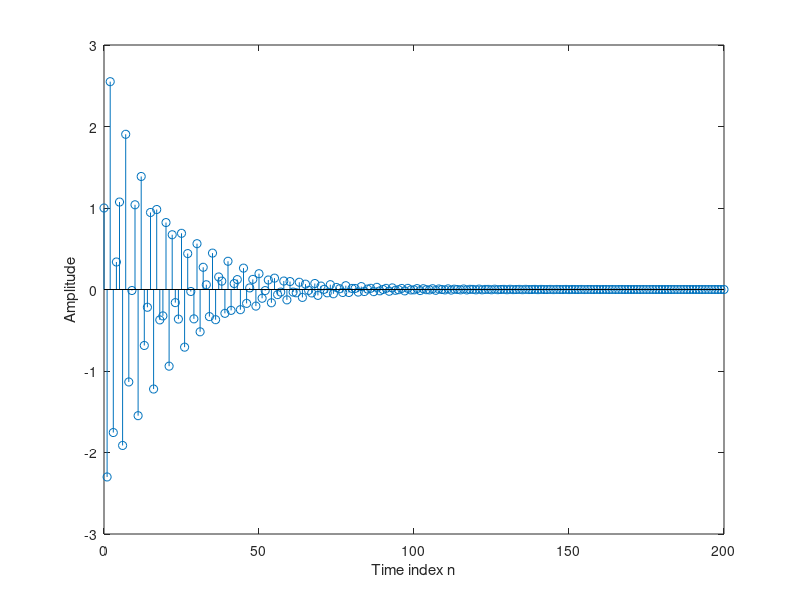

The MATLAB source for this figure:
close all, clear all 
x = [1 zeros(1,40)];% Generate the input 
n = 0:40; 
% Coefficients of 4th-order system 
num = [1 -0.8]; den = [1 1.5 0.9]; 
N = 200; 
h= impz(num,den,N+1); 
% Plot the impulse response 
n = 0:N; stem(n,h), xlabel('Time index n'); ylabel('Amplitude'); 


